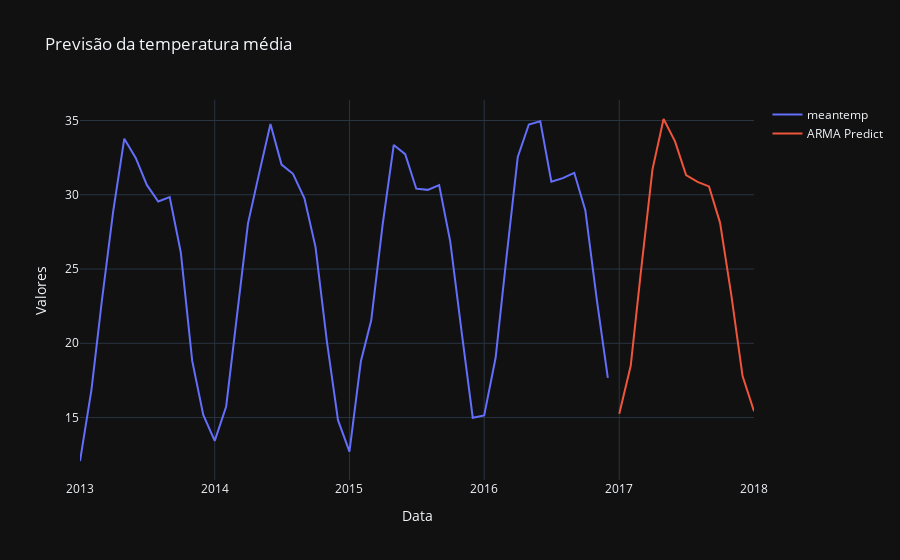

Here is the notebook cell this chart was saved with:
### Code cell
trace1 = go.Scatter(x=dataframe.index, y=dataframe['meantemp'], mode='lines', name='meantemp')
trace2 = go.Scatter(x=predict.index, y=predict.values, mode='lines', name='ARMA Predict')

# Configurar layout do gráfico
layout = go.Layout(
    title='Previsão da temperatura média',
    xaxis=dict(title='Data'),
    yaxis=dict(title='Valores'),
    template='plotly_dark'
)

# Criar figura
fig = go.Figure(data=[trace1, trace2], layout=layout)

# Mostrar gráfico
fig.show()

### Figure 1 — Plotly figure (JSON) as saved in the notebook; plotly's stock layout.template omitted (floating-point values rounded to 4 significant figures)
{"data": [{"mode": "lines", "name": "meantemp", "x": ["2013-01", "2013-02", "2013-03", "2013-04", "2013-05", "2013-06", "2013-07", "2013-08", "2013-09", "2013-10", "2013-11", "2013-12", "2014-01", "2014-02", "2014-03", "2014-04", "2014-05", "2014-06", "2014-07", "2014-08", "2014-09", "2014-10", "2014-11", "2014-12", "2015-01", "2015-02", "2015-03", "2015-04", "2015-05", "2015-06", "2015-07", "2015-08", "2015-09", "2015-10", "2015-11", "2015-12", "2016-01", "2016-02", "2016-03", "2016-04", "2016-05", "2016-06", "2016-07", "2016-08", "2016-09", "2016-10", "2016-11", "2016-12"], "y": [12.07, 16.87, 22.81, 28.9, 33.78, 32.48, 30.66, 29.55, 29.84, 26.13, 18.81, 15.18, 13.43, 15.75, 21.59, 28.06, 31.41, 34.77, 32.03, 31.41, 29.76, 26.5, 20.1, 14.82, 12.71, 18.79, 21.55, 28.0, 33.35, 32.74, 30.41, 30.33, 30.65, 26.87, 20.75, 14.99, 15.14, 19.03, 25.7, 32.55, 34.73, 34.95, 30.88, 31.12, 31.48, 28.96, 22.96, 17.67], "type": "scatter"}, {"mode": "lines", "name": "ARMA Predict", "x": ["2017-01-01T00:00:00", "2017-02-01T00:00:00", "2017-03-01T00:00:00", "2017-04-01T00:00:00", "2017-05-01T00:00:00", "2017-06-01T00:00:00", "2017-07-01T00:00:00", "2017-08-01T00:00:00", "2017-09-01T00:00:00", "2017-10-01T00:00:00", "2017-11-01T00:00:00", "2017-12-01T00:00:00", "2018-01-01T00:00:00"], "y": [15.26, 18.48, 24.9, 31.71, 35.1, 33.59, 31.33, 30.87, 30.56, 28.13, 23.18, 17.8, 15.42], "type": "scatter"}], "layout": {"title": {"text": "Previsão da temperatura média"}, "xaxis": {"title": {"text": "Data"}}, "yaxis": {"title": {"text": "Valores"}}}}
